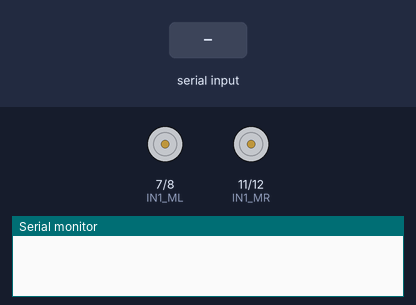
Bench run of a sketch on a simulated Arduino Uno, built with avr-gcc and run on an emulated ATmega328P. Shown: motor-driver pin pairs drawn as motors (green arrow = first pin HIGH = forward, orange = second pin HIGH = backward, longer = more drive, scaled by the enable pin), the last lines printed to the serial monitor. Inputs (shaded band) come from the test bench.

Above: at 1.2 s.
1.3 s: "90,45\n" received over Serial
At 2.1 s:
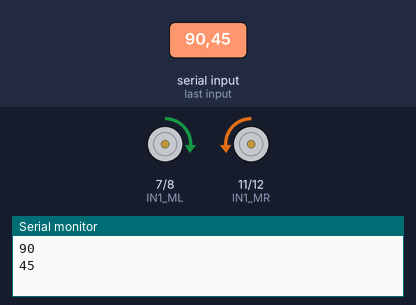
3.8 s: "30,150\n" received over Serial
At 4.5 s:
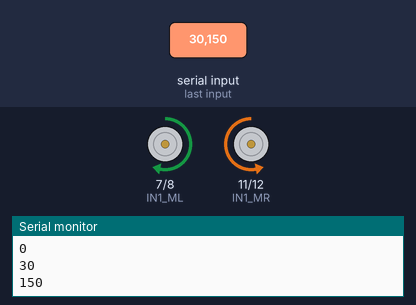
6.3 s: "200\n" received over Serial
At 7.1 s:
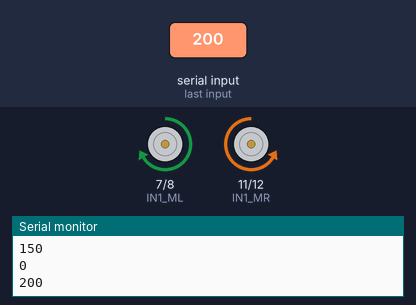
Timing chart, 0 to 9.3 s (numbered marks = the images above; inputs shaded):
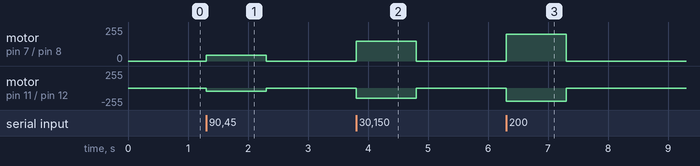

Measured:
- after the input at 1.3 s, motor on pin 7 (IN1_ML) / pin 8 (IN2_ML): stopped → forward 45/255 at once, → stopped 1.0 s later; motor on pin 11 (IN1_MR) / pin 12 (IN2_MR): stopped → backward 45/255 at once, → stopped 1.0 s later
- after the input at 3.8 s, motor on pin 7 (IN1_ML) / pin 8 (IN2_ML): stopped → forward 150/255 at once, → stopped 1.0 s later; motor on pin 11 (IN1_MR) / pin 12 (IN2_MR): stopped → backward 150/255 at once, → stopped 1.0 s later
- after the input at 6.3 s, motor on pin 7 (IN1_ML) / pin 8 (IN2_ML): stopped → forward 200/255 at once, → stopped 1.0 s later; motor on pin 11 (IN1_MR) / pin 12 (IN2_MR): stopped → backward 200/255 at once, → stopped 1.0 s later

The sketch:

Controlmotor_L298N.ino
```cpp
#define PWM_ML 9
#define IN1_ML 7
#define IN2_ML 8

#define PWM_MR 10
#define IN1_MR 11
#define IN2_MR 12


void setup() {
  // put your setup code here, to run once:
  Serial.begin(9600);
  /*for (int i = 2; i < 6; i++) {
    pinMode(i, INPUT);
  }*/
  for (int i = 7; i < 13; i++) {
    pinMode(i, OUTPUT);
  }
}

void loop() {
  // put your main code here, to run repeatedly:
  int dir = 1;
  if (Serial.available() > 0) {
    int number = Serial.parseInt();
    Serial.println(number);
    if(number<0){
      dir = -dir ;
    }
    control_motor(1, dir, abs(number));
    control_motor(2, dir, abs(number));
  }
}

//motor1 >> left
//motor2 >> right
void control_motor(int num_motor, int direction, float set_poin) {
  if (num_motor == 1) {
    if (direction == 1) {
      digitalWrite(IN1_ML, 1);
      digitalWrite(IN2_ML, 0);
      analogWrite(PWM_ML, set_poin);
    }
    if (direction == -1) {
      digitalWrite(IN1_ML, 0);
      digitalWrite(IN2_ML, 1);
      analogWrite(PWM_ML, set_poin);
    }
  } else if (num_motor == 2) {
    if (direction == 1) {
      digitalWrite(IN1_MR, 0);
      digitalWrite(IN2_MR, 1);
      analogWrite(PWM_MR, set_poin);
    }
    if (direction == -1) {
      digitalWrite(IN1_MR, 1);
      digitalWrite(IN2_MR, 0);
      analogWrite(PWM_MR, set_poin);
    }
  }
}
```
